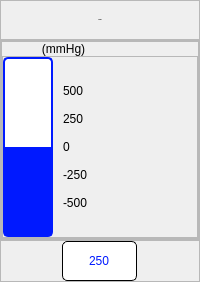
                   <widget class="QFrame" name="vpsensor">
                    <property name="minimumSize">
                     <size>
                      <width>0</width>
                      <height>0</height>
                     </size>
                    </property>
                    <property name="frameShape">
                     <enum>QFrame::NoFrame</enum>
                    </property>
                    <property name="frameShadow">
                     <enum>QFrame::Raised</enum>
                    </property>
                    <layout class="QVBoxLayout" name="verticalLayout_28">
                     <property name="spacing">
                      <number>0</number>
                     </property>
                     <property name="leftMargin">
                      <number>0</number>
                     </property>
                     <property name="topMargin">
                      <number>0</number>
                     </property>
                     <property name="rightMargin">
                      <number>0</number>
                     </property>
                     <property name="bottomMargin">
                      <number>0</number>
                     </property>
                     <item>
                      <widget class="QFrame" name="frame">
                       <property name="frameShape">
                        <enum>QFrame::StyledPanel</enum>
                       </property>
                       <property name="frameShadow">
                        <enum>QFrame::Raised</enum>
                       </property>
                       <layout class="QHBoxLayout" name="horizontalLayout_2">
                        <item>
                         <widget class="QLabel" name="s1_label_7">
                          <property name="minimumSize">
                           <size>
                            <width>100</width>
                            <height>20</height>
                           </size>
                          </property>
                          <property name="maximumSize">
                           <size>
                            <width>16777215</width>
                            <height>20</height>
                           </size>
                          </property>
                          <property name="font">
                           <font>
                            <family>Roboto</family>
                            <pointsize>-1</pointsize>
                            <weight>75</weight>
                            <italic>false</italic>
                            <bold>true</bold>
                           </font>
                          </property>
                          <property name="styleSheet">
                           <string notr="true">font: bold 26px &quot;Roboto&quot;;</string>
                          </property>
                          <property name="text">
                           <string>V.Press</string>
                          </property>
                          <property name="alignment">
                           <set>Qt::AlignCenter</set>
                          </property>
                         </widget>
                        </item>
                       </layout>
                      </widget>
                     </item>
                     <item>
                      <widget class="QFrame" name="frame_2">
                       <property name="frameShape">
                        <enum>QFrame::StyledPanel</enum>
                       </property>
                       <property name="frameShadow">
                        <enum>QFrame::Raised</enum>
                       </property>
                       <layout class="QVBoxLayout" name="verticalLayout_4">
                        <property name="spacing">
                         <number>0</number>
                        </property>
                        <property name="leftMargin">
                         <number>0</number>
                        </property>
                        <property name="topMargin">
                         <number>0</number>
                        </property>
                        <property name="rightMargin">
                         <number>0</number>
                        </property>
                        <property name="bottomMargin">
                         <number>0</number>
                        </property>
                        <item>
                         <widget class="QFrame" name="frame_4">
                          <property name="frameShape">
                           <enum>QFrame::StyledPanel</enum>
                          </property>
                          <property name="frameShadow">
                           <enum>QFrame::Raised</enum>
                          </property>
                          <layout class="QVBoxLayout" name="verticalLayout_3">
                           <property name="spacing">
                            <number>0</number>
                           </property>
                           <property name="leftMargin">
                            <number>0</number>
                           </property>
                           <property name="topMargin">
                            <number>0</number>
                           </property>
                           <property name="rightMargin">
                            <number>0</number>
                           </property>
                           <property name="bottomMargin">
                            <number>0</number>
                           </property>
                           <item>
                            <widget class="QLabel" name="label_3">
                             <property name="styleSheet">
                              <string notr="true">font : 16px &quot;Roboto&quot;</string>
                             </property>
                             <property name="text">
                              <string>            (mmHg)</string>
                             </property>
                            </widget>
                           </item>
                           <item>
                            <widget class="QFrame" name="frame_5">
                             <property name="frameShape">
                              <enum>QFrame::StyledPanel</enum>
                             </property>
                             <property name="frameShadow">
                              <enum>QFrame::Raised</enum>
                             </property>
                             <layout class="QHBoxLayout" name="horizontalLayout_5">
                              <property name="spacing">
                               <number>10</number>
                              </property>
                              <property name="leftMargin">
                               <number>0</number>
                              </property>
                              <property name="topMargin">
                               <number>0</number>
                              </property>
                              <property name="rightMargin">
                               <number>0</number>
                              </property>
                              <property name="bottomMargin">
                               <number>0</number>
                              </property>
                              <item>
                               <widget class="QProgressBar" name="s1_bar_5">
                                <property name="sizePolicy">
                                 <sizepolicy hsizetype="Preferred" vsizetype="Preferred">
                                  <horstretch>0</horstretch>
                                  <verstretch>0</verstretch>
                                 </sizepolicy>
                                </property>
                                <property name="minimumSize">
                                 <size>
                                  <width>50</width>
                                  <height>180</height>
                                 </size>
                                </property>
                                <property name="maximumSize">
                                 <size>
                                  <width>50</width>
                                  <height>180</height>
                                 </size>
                                </property>
                                <property name="contextMenuPolicy">
                                 <enum>Qt::DefaultContextMenu</enum>
                                </property>
                                <property name="layoutDirection">
                                 <enum>Qt::LeftToRight</enum>
                                </property>
                                <property name="autoFillBackground">
                                 <bool>false</bool>
                                </property>
                                <property name="styleSheet">
                                 <string notr="true">QProgressBar {
    text-align: center;
	background: #FFFFFF;
	border: 2px solid #001AFF;
	box-sizing: border-box;
	border-radius: 5px;
}
QProgressBar::chunk {
    background: #0019FF;
}</string>
                                </property>
                                <property name="minimum">
                                 <number>-500</number>
                                </property>
                                <property name="maximum">
                                 <number>500</number>
                                </property>
                                <property name="value">
                                 <number>0</number>
                                </property>
                                <property name="alignment">
                                 <set>Qt::AlignRight|Qt::AlignTrailing|Qt::AlignVCenter</set>
                                </property>
                                <property name="textVisible">
                                 <bool>false</bool>
                                </property>
                                <property name="orientation">
                                 <enum>Qt::Vertical</enum>
                                </property>
                                <property name="invertedAppearance">
                                 <bool>false</bool>
                                </property>
                                <property name="textDirection">
                                 <enum>QProgressBar::BottomToTop</enum>
                                </property>
                                <property name="format">
                                 <string>%v</string>
                                </property>
                               </widget>
                              </item>
                              <item>
                               <widget class="QLabel" name="label_2">
                                <property name="styleSheet">
                                 <string notr="true">font : 16px &quot;Roboto&quot;</string>
                                </property>
                                <property name="text">
                                 <string>500

250

0

-250

-500</string>
                                </property>
                                <property name="alignment">
                                 <set>Qt::AlignLeading|Qt::AlignLeft|Qt::AlignVCenter</set>
                                </property>
                               </widget>
                              </item>
                             </layout>
                            </widget>
                           </item>
                          </layout>
                         </widget>
                        </item>
                       </layout>
                      </widget>
                     </item>
                     <item>
                      <widget class="QFrame" name="frame_3">
                       <property name="frameShape">
                        <enum>QFrame::StyledPanel</enum>
                       </property>
                       <property name="frameShadow">
                        <enum>QFrame::Raised</enum>
                       </property>
                       <layout class="QHBoxLayout" name="horizontalLayout_4">
                        <property name="spacing">
                         <number>0</number>
                        </property>
                        <property name="leftMargin">
                         <number>0</number>
                        </property>
                        <property name="topMargin">
                         <number>0</number>
                        </property>
                        <property name="rightMargin">
                         <number>0</number>
                        </property>
                        <property name="bottomMargin">
                         <number>0</number>
                        </property>
                        <item>
                         <widget class="QLineEdit" name="pvval_edit">
                          <property name="sizePolicy">
                           <sizepolicy hsizetype="Preferred" vsizetype="Preferred">
                            <horstretch>0</horstretch>
                            <verstretch>0</verstretch>
                           </sizepolicy>
                          </property>
                          <property name="minimumSize">
                           <size>
                            <width>75</width>
                            <height>40</height>
                           </size>
                          </property>
                          <property name="maximumSize">
                           <size>
                            <width>75</width>
                            <height>40</height>
                           </size>
                          </property>
                          <property name="styleSheet">
                           <string notr="true">background: #FFFFFF;
border: 1px solid #000000;
border-radius: 5px;
font: bold 16px &quot;Roboto&quot;;
color : #0019FF;</string>
                          </property>
                          <property name="text">
                           <string>250</string>
                          </property>
                          <property name="alignment">
                           <set>Qt::AlignCenter</set>
                          </property>
                         </widget>
                        </item>
                       </layout>
                      </widget>
                     </item>
                    </layout>
                   </widget>
